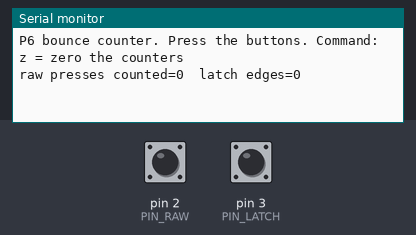
Bench run of a sketch on a simulated Arduino Uno, built with avr-gcc and run on an emulated ATmega328P. On the bench: the last lines printed to the serial monitor. Inputs (shaded band) come from the test bench; at power-on: pin 2 (PIN_RAW) HIGH, pin 3 (PIN_LATCH) HIGH.

Above: at 1.2 s.
1.3 s: pin 2 (PIN_RAW) pulled LOW for 0.15 s
At 1.8 s:
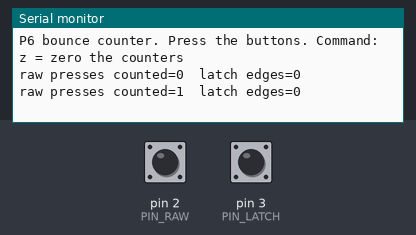
2.9 s: pin 2 (PIN_RAW) pulled LOW for 1 s
At 4.3 s:
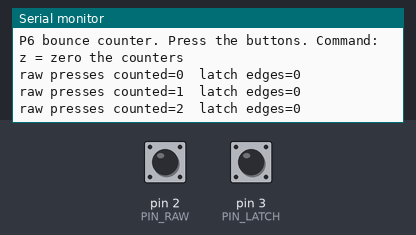

Measured:
- after the input at 1.3 s, the serial monitor: prints a new line at once (image 1)
- after the input at 2.9 s, the serial monitor: prints a new line at once (image 2)

The sketch:

p06_bounce_counter.ino
```cpp
// WSU-COS 209 The Circuit-to-Cloud Workshop
// Practical 6: Latches, flip-flops and switch bounce  |  Starter sketch: bounce counter (complete the TODOs)
// (c) 2026 Wellspring University, Faculty of Computing. For registered WSU-COS 209 students.
//
// Wiring:
//   Button P: one side -> D2, other side -> GND (internal pull-up, pressed = LOW).
//   SR latch from a 74HC00 (pin 14 = 5V, pin 7 = GND), buttons S and R:
//     gate 1: pin 1 = /S, pin 2 = /Q (wire to pin 6)  -> pin 3 = Q
//     gate 2: pin 4 = Q (wire to pin 3), pin 5 = /R   -> pin 6 = /Q
//     /S (pin 1): 10k to 5V, and button S to GND.  /R (pin 5): 10k to 5V, and button R to GND.
//     Q (pin 3) -> D3.   Press S: Q = 1.  Press R: Q = 0.
//     Gates 3 and 4 are not used: their inputs (pins 9, 10, 12, 13) -> GND.
//
// What it shows: one press of a real button makes SEVERAL falling edges on D2
// (the metal contacts bounce), but the latch output on D3 changes only ONCE.
//
// Serial command: z = set the counters back to zero.
//
// TODO (Part C of the lab sheet): add a third counter "debounced" that counts
//   button P with a 20 ms software debounce: only accept a new state of D2 after
//   it has stayed the same for 20 ms (use millis(), never delay()). Count a press
//   when the accepted state becomes LOW, and print it as a third number:
//     raw presses counted=7  latch edges=1  debounced=1

const int PIN_RAW = 2;
const int PIN_LATCH = 3;

int lastRaw = HIGH;            // previous reading of D2 (HIGH = not pressed)
int lastLatch = LOW;           // previous reading of D3
int rawCount = 0;              // falling edges on D2 (bounces included)
int latchCount = 0;            // rising edges on D3

void printCounts() {
  Serial.print("raw presses counted=");
  Serial.print(rawCount);
  Serial.print("  latch edges=");
  Serial.println(latchCount);
}

void setup() {
  Serial.begin(115200);
  pinMode(PIN_RAW, INPUT_PULLUP);
  pinMode(PIN_LATCH, INPUT);   // the latch output drives this pin
  lastRaw = digitalRead(PIN_RAW);
  lastLatch = digitalRead(PIN_LATCH);
  Serial.println("P6 bounce counter. Press the buttons. Command: z = zero the counters");
  printCounts();
}

void loop() {
  // Read both inputs as fast as possible (no delay in this loop!).
  int raw = digitalRead(PIN_RAW);
  int latch = digitalRead(PIN_LATCH);
  bool changed = false;

  // Edge detection: compare with the previous reading.
  if (lastRaw == HIGH && raw == LOW) {        // falling edge = button pressed (or a bounce)
    rawCount++;
    changed = true;
  }
  if (lastLatch == LOW && latch == HIGH) {    // rising edge on the latch output
    latchCount++;
    changed = true;
  }
  lastRaw = raw;
  lastLatch = latch;

  // TODO: software debounce for D2 goes here (see the comment at the top).

  if (Serial.available() > 0) {
    char c = Serial.read();
    if (c == 'z') {
      rawCount = 0;
      latchCount = 0;
      changed = true;
    }
  }

  if (changed) {
    printCounts();
  }
}
```
